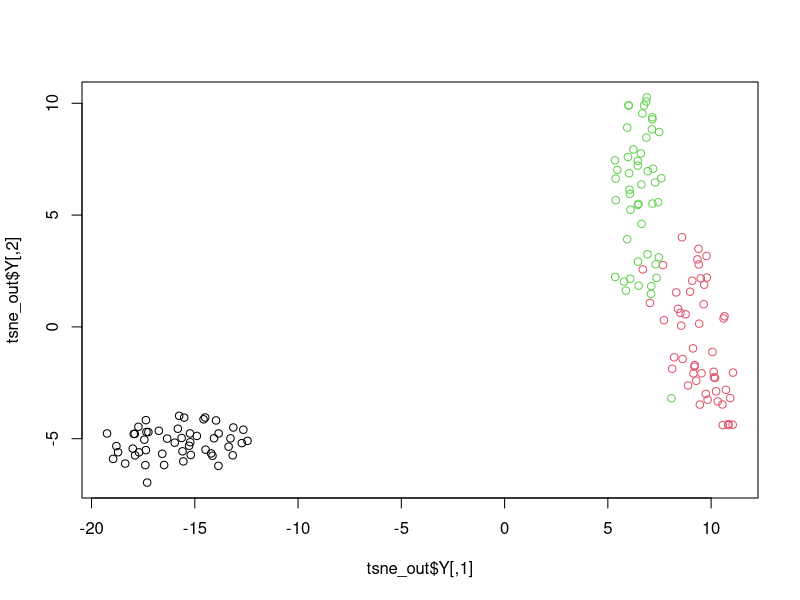
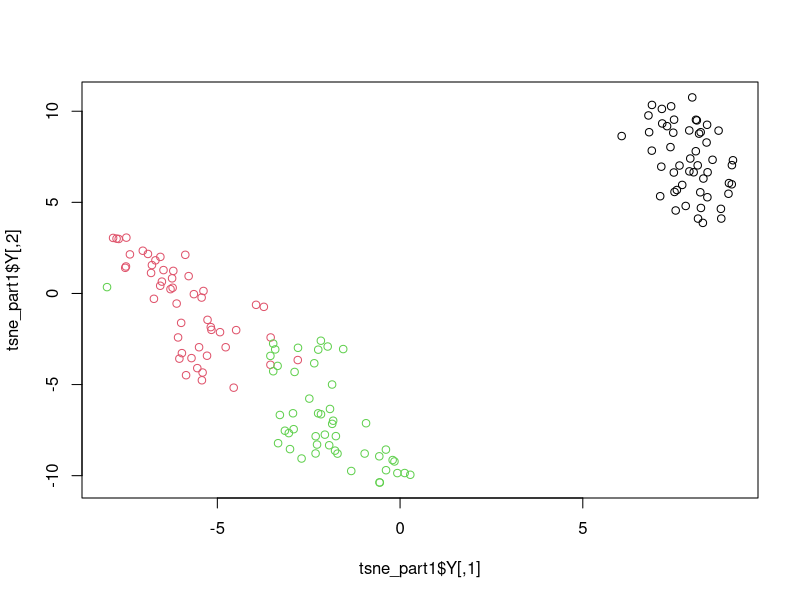
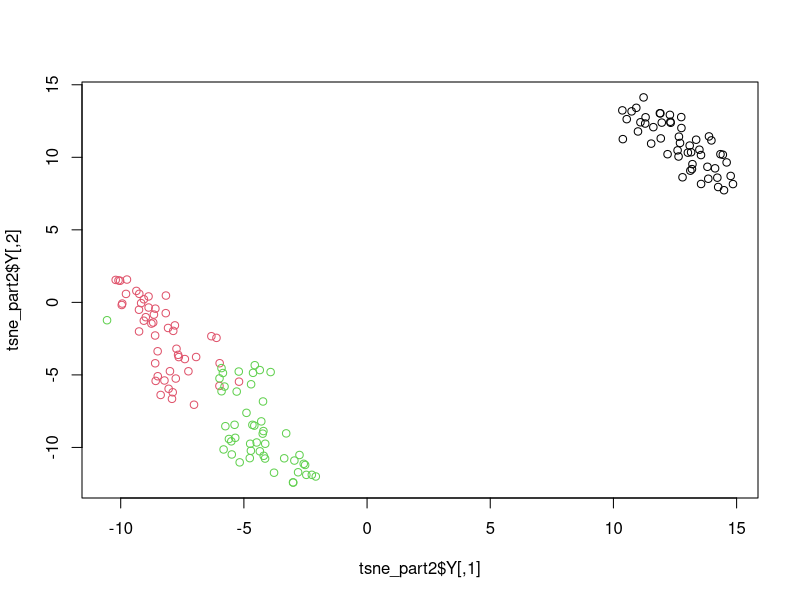

These charts were generated, in order, by the following R code: (Note: this script raises an error after producing the figures.)
## ---- chunk 1
knitr::opts_chunk$set(
  collapse = TRUE,
  comment = "#>",
  fig.path = "README-"
)
## ---- chunk 2
library(Rtsne) # Load package
iris_unique <- unique(iris) # Remove duplicates
set.seed(42) # Sets seed for reproducibility
tsne_out <- Rtsne(as.matrix(iris_unique[,1:4])) # Run TSNE
plot(tsne_out$Y,col=iris_unique$Species) # Plot the result
## ---- chunk 3
tsne_part1 <- Rtsne(iris_unique[,1:4], theta = 0.0, pca = FALSE, max_iter = 350)
plot(tsne_part1$Y, col = iris_unique$Species)
## ---- chunk 4
tsne_part2 <- Rtsne(iris_unique[,1:4], theta = 0.0, pca = FALSE, max_iter = 150, Y_init=tsne_part1$Y)
plot(tsne_part2$Y, col = iris_unique$Species)
## ---- chunk 5
av <- aggregate(iris_matrix, by = list(species=iris_unique$Species), FUN = mean)
x <- rbind(iris_matrix, av[,2:5])
f <- c(rep(TRUE, nrow(iris_matrix)), rep(FALSE, 3))
yin <- rbind(tsne_part2$Y, matrix(rep(0,6), nrow = 3))
y <- Rtsne(x, theta = 0.0, pca = FALSE, Y_init = yin, fix = f)
plot(y$Y, col = c(iris_unique$Species, 3, 1, 2))
na <- nrow(y$Y)
nn <- na - nrow(av) + 1
points(y$Y[nn:na,], col = 1:3, pch = 20)
